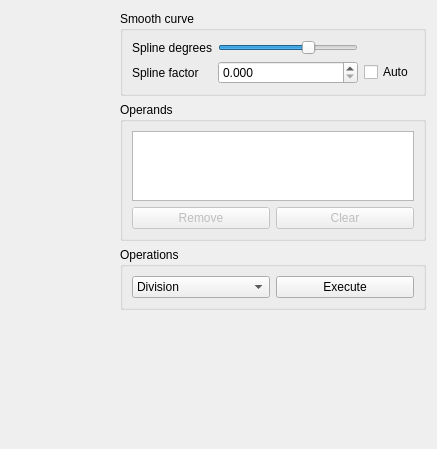
<?xml version="1.0" encoding="UTF-8"?>
<ui version="4.0">
 <class>PlotsMath</class>
 <widget class="QWidget" name="PlotsMath">
  <property name="geometry">
   <rect>
    <x>0</x>
    <y>0</y>
    <width>437</width>
    <height>449</height>
   </rect>
  </property>
  <property name="windowTitle">
   <string>Form</string>
  </property>
  <layout class="QGridLayout" name="gridLayout">
   <item row="1" column="1">
    <widget class="QGroupBox" name="groupBox_2">
     <property name="title">
      <string>Operands</string>
     </property>
     <layout class="QGridLayout" name="gridLayout_3">
      <item row="0" column="0" colspan="2">
       <widget class="QListView" name="operands_listview">
        <property name="sizePolicy">
         <sizepolicy hsizetype="Minimum" vsizetype="Expanding">
          <horstretch>0</horstretch>
          <verstretch>0</verstretch>
         </sizepolicy>
        </property>
        <property name="editTriggers">
         <set>QAbstractItemView::NoEditTriggers</set>
        </property>
       </widget>
      </item>
      <item row="1" column="0">
       <widget class="QPushButton" name="remove_operand">
        <property name="enabled">
         <bool>false</bool>
        </property>
        <property name="text">
         <string>Remove</string>
        </property>
       </widget>
      </item>
      <item row="1" column="1">
       <widget class="QPushButton" name="clear_operands">
        <property name="enabled">
         <bool>false</bool>
        </property>
        <property name="text">
         <string>Clear</string>
        </property>
       </widget>
      </item>
     </layout>
    </widget>
   </item>
   <item row="0" column="1">
    <widget class="QGroupBox" name="groupBox">
     <property name="sizePolicy">
      <sizepolicy hsizetype="Minimum" vsizetype="Preferred">
       <horstretch>0</horstretch>
       <verstretch>0</verstretch>
      </sizepolicy>
     </property>
     <property name="title">
      <string>Smooth curve</string>
     </property>
     <layout class="QGridLayout" name="gridLayout_2">
      <item row="0" column="1">
       <widget class="QSlider" name="spline_degrees">
        <property name="sizePolicy">
         <sizepolicy hsizetype="Minimum" vsizetype="Fixed">
          <horstretch>0</horstretch>
          <verstretch>0</verstretch>
         </sizepolicy>
        </property>
        <property name="minimumSize">
         <size>
          <width>140</width>
          <height>0</height>
         </size>
        </property>
        <property name="minimum">
         <number>2</number>
        </property>
        <property name="maximum">
         <number>5</number>
        </property>
        <property name="value">
         <number>4</number>
        </property>
        <property name="orientation">
         <enum>Qt::Horizontal</enum>
        </property>
       </widget>
      </item>
      <item row="1" column="0">
       <widget class="QLabel" name="label_2">
        <property name="text">
         <string>Spline factor</string>
        </property>
       </widget>
      </item>
      <item row="0" column="0">
       <widget class="QLabel" name="label">
        <property name="text">
         <string>Spline degrees</string>
        </property>
       </widget>
      </item>
      <item row="1" column="1">
       <widget class="QDoubleSpinBox" name="spline_factor">
        <property name="enabled">
         <bool>true</bool>
        </property>
        <property name="decimals">
         <number>3</number>
        </property>
        <property name="maximum">
         <double>1.000000000000000</double>
        </property>
        <property name="singleStep">
         <double>0.001000000000000</double>
        </property>
        <property name="value">
         <double>0.000000000000000</double>
        </property>
       </widget>
      </item>
      <item row="0" column="2">
       <widget class="QLabel" name="spline_degrees_value">
        <property name="text">
         <string/>
        </property>
       </widget>
      </item>
      <item row="1" column="2">
       <widget class="QCheckBox" name="spline_factor_auto">
        <property name="text">
         <string>Auto</string>
        </property>
        <property name="checked">
         <bool>false</bool>
        </property>
       </widget>
      </item>
     </layout>
    </widget>
   </item>
   <item row="2" column="1">
    <widget class="QGroupBox" name="groupBox_3">
     <property name="title">
      <string>Operations</string>
     </property>
     <layout class="QGridLayout" name="gridLayout_4">
      <item row="0" column="0">
       <widget class="QComboBox" name="operation_type">
        <property name="sizePolicy">
         <sizepolicy hsizetype="Preferred" vsizetype="Fixed">
          <horstretch>0</horstretch>
          <verstretch>0</verstretch>
         </sizepolicy>
        </property>
        <item>
         <property name="text">
          <string>Division</string>
         </property>
        </item>
        <item>
         <property name="text">
          <string>Arithmetic mean</string>
         </property>
        </item>
       </widget>
      </item>
      <item row="0" column="1">
       <widget class="QPushButton" name="execute">
        <property name="text">
         <string>Execute</string>
        </property>
       </widget>
      </item>
     </layout>
    </widget>
   </item>
   <item row="3" column="1">
    <spacer name="verticalSpacer">
     <property name="orientation">
      <enum>Qt::Vertical</enum>
     </property>
     <property name="sizeHint" stdset="0">
      <size>
       <width>20</width>
       <height>334</height>
      </size>
     </property>
    </spacer>
   </item>
   <item row="0" column="0" rowspan="4">
    <widget class="QWidget" name="plot" native="true">
     <property name="sizePolicy">
      <sizepolicy hsizetype="Preferred" vsizetype="Preferred">
       <horstretch>1</horstretch>
       <verstretch>0</verstretch>
      </sizepolicy>
     </property>
    </widget>
   </item>
  </layout>
  <action name="actionSelectPointsToRemove">
   <property name="text">
    <string>Select points to remove</string>
   </property>
   <property name="shortcut">
    <string>Ctrl+R</string>
   </property>
  </action>
  <action name="actionZoom">
   <property name="text">
    <string>Zoom</string>
   </property>
   <property name="shortcut">
    <string>Ctrl++</string>
   </property>
  </action>
  <action name="actionReset_Zoom">
   <property name="text">
    <string>Reset Zoom</string>
   </property>
   <property name="shortcut">
    <string>Ctrl+-</string>
   </property>
  </action>
  <action name="actionUndo">
   <property name="text">
    <string>Undo</string>
   </property>
   <property name="shortcut">
    <string>Ctrl+Z</string>
   </property>
  </action>
 </widget>
 <resources/>
 <connections/>
</ui>
